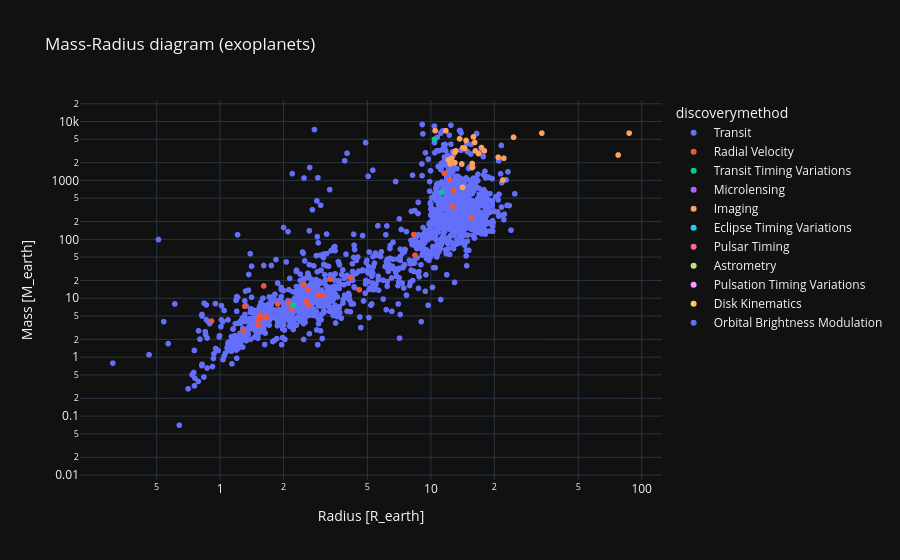

The cell this chart's notebook holds for it:
### Code cell
fig = px.scatter(df, x='pl_rade', y='pl_bmasse', color='discoverymethod',
                  log_x=True, log_y=True, hover_name='pl_name',
                  title='Mass-Radius diagram (exoplanets)',
                  labels={'pl_rade':'Radius [R_earth]', 'pl_bmasse':'Mass [M_earth]'},
                  template='plotly_dark')
fig.show()

### Figure 1 — Plotly figure (JSON) as saved in the notebook; plotly's stock layout.template omitted (floating-point values rounded to 4 significant figures; data arrays with more than 128 entries replaced by an {"elided": "..."} marker saying what was removed)
{"data": [{"hovertemplate": "<b>%{hovertext}</b><br><br>discoverymethod=Transit<br>Radius [R_earth]=%{x}<br>Mass [M_earth]=%{y}<extra></extra>", "hovertext": {"elided": "4785 str values"}, "legendgroup": "Transit", "marker": {"color": "#636efa", "symbol": "circle"}, "mode": "markers", "name": "Transit", "showlegend": true, "type": "scattergl", "x": {"elided": "4785 float values"}, "xaxis": "x", "y": {"elided": "4785 float values"}, "yaxis": "y"}, {"hovertemplate": "<b>%{hovertext}</b><br><br>discoverymethod=Radial Velocity<br>Radius [R_earth]=%{x}<br>Mass [M_earth]=%{y}<extra></extra>", "hovertext": {"elided": "1204 str values"}, "legendgroup": "Radial Velocity", "marker": {"color": "#EF553B", "symbol": "circle"}, "mode": "markers", "name": "Radial Velocity", "showlegend": true, "type": "scattergl", "x": {"elided": "1204 float values"}, "xaxis": "x", "y": {"elided": "1204 float values"}, "yaxis": "y"}, {"hovertemplate": "<b>%{hovertext}</b><br><br>discoverymethod=Transit Timing Variations<br>Radius [R_earth]=%{x}<br>Mass [M_earth]=%{y}<extra></extra>", "hovertext": ["TOI-199 c", "AU Mic d", "Kepler-51 e", "TOI-5624 f", "KOI-984 c", "TOI-1232 c", "Kepler-138 e", "Kepler-46 c", "TOI-4504 d", "TOI-2015 c", "TOI-1266 d", "KOI-884 e", "TOI-2202 c", "Kepler-419 c", "Kepler-539 c", "Kepler-448 c", "TOI-4562 c", "KOI-142 c", "Kepler-82 f", "TOI-1408 c", "TOI-201 c", "Kepler-725 c", "KOI-134 c", "Kepler-19 c", "Kepler-1513 c", "Kepler-139 f", "Kepler-160 d", "Kepler-411 e", "KOI-319 c"], "legendgroup": "Transit Timing Variations", "marker": {"color": "#00cc96", "symbol": "circle"}, "mode": "markers", "name": "Transit Timing Variations", "showlegend": true, "type": "scattergl", "x": [NaN, NaN, NaN, NaN, NaN, NaN, NaN, NaN, 11.26, NaN, NaN, NaN, NaN, NaN, NaN, NaN, NaN, NaN, NaN, 2.22, 10.4, NaN, NaN, NaN, NaN, NaN, NaN, NaN, NaN], "xaxis": "x", "y": [88.99, 1.053, 5.4, 13.0, 209.8, 58.48, 0.43, 119.5, 643.0, 8.91, 3.68, 66.05, 117.3, 2320.0, 762.8, 6992.0, 1834.0, 214.1, 20.9, 7.6, 4990.0, 9.7, 69.92, 13.1, 84.54, 36.0, 100.0, 10.8, 8804.0], "yaxis": "y"}, {"hovertemplate": "<b>%{hovertext}</b><br><br>discoverymethod=Microlensing<br>Radius [R_earth]=%{x}<br>Mass [M_earth]=%{y}<extra></extra>", "hovertext": {"elided": "292 str values"}, "legendgroup": "Microlensing", "marker": {"color": "#ab63fa", "symbol": "circle"}, "mode": "markers", "name": "Microlensing", "showlegend": true, "type": "scattergl", "x": {"elided": "292 float values"}, "xaxis": "x", "y": {"elided": "292 float values"}, "yaxis": "y"}, {"hovertemplate": "<b>%{hovertext}</b><br><br>discoverymethod=Imaging<br>Radius [R_earth]=%{x}<br>Mass [M_earth]=%{y}<extra></extra>", "hovertext": ["51 Eri b", "bet Pic d", "UCAC3 113-933 b", "2MASS J22501512+2325342 b", "DH Tau b", "COCONUTS-2 b", "HIP 99770 b", "2MASS J21252752-8138278 b", "USco1621 b", "HD 100546 b", "GJ 504 b", "G 196-3 b", "TWA 7 b", "Luhman 16 b", "HN Peg b", "HD 143811 AB b", "PDS 70 b", "1RXS J160929.1-210524 b", "HIP 54515 b", "MWC 758 c", "CWISEP J193518.59-154620.3 b", "WISPIT 2 b", "GQ Lup b", "WISPIT 1 b", "PZ Tel b", "HD 206893 c", "HIP 81208 C b", "2MASS J01225093-2439505 b", "SR 12 AB c", "PDS 70 c", "HD 106906 b", "GJ 900 b", "2MASS J01033563-5515561 AB b", "2MASS J11011926-7732383 b", "2MASS J03590986+2009361 b", "USco CTIO 108 b", "UCAC4 328-061594 b", "WD 0806-661 b", "USco1556 b", "HIP 21152 b", "CFBDSIR J145829+101343 b", "HIP 39017 b", "HIP 77900 b", "HD 203030 b", "kap And b", "HD 169142 b", "b Cen AB b", "HR 8799 c", "HIP 65426 b", "HR 2562 b", "KOINTREAU-1 b", "Ross 458 c", "2MASS J04414489+2301513 b", "2MASS J11550485-7919108 b", "ROXs 12 b", "2M0437 b", "V2376 Ori b", "WISPIT 1 c", "HD 95086 b", "Oph 11 b", "WISPIT 2 c", "AF Lep b", "AB Aur b", "mu2 Sco b", "CT Cha b", "FU Tau b", "GSC 06214-00210 b", "VHS J125601.92-125723.9 b", "HD 206893 b", "ITG 15 b", "KOINTREAU-3 b", "LP 261-75 b", "LkCa 15 b", "HR 8799 b", "HD 284149 AB b", "HD 135344 A b", "GU Psc b", "TYC 8998-760-1 c", "LkCa 15 c", "HR 8799 e", "bet Pic b", "2MASS J12073346-3932539 b", "HIP 79098 AB b", "CFHTWIR-Oph 98 b", "WISEP J121756.91+162640.2 A b", "HIP 78530 b", "TYC 8998-760-1 b", "2MASS J0249-0557 c", "2MASS J02192210-3925225 b", "HR 8799 d", "ROXs 42 B b", "AB Pic b", "KOINTREAU-4 b", "CHXR 73 b", "BD+60 1417 b", "2MASS J22362452+4751425 b", "WISE J033605.05-014350.4 b", "Elias 2-24 b"], "legendgroup": "Imaging", "marker": {"color": "#FFA15A", "symbol": "circle"}, "mode": "markers", "name": "Imaging", "showlegend": true, "type": "scattergl", "x": [NaN, 14.12, NaN, NaN, NaN, 12.58, NaN, NaN, NaN, 77.34, NaN, NaN, NaN, NaN, 11.78, 15.69, 21.97, NaN, NaN, NaN, NaN, NaN, 33.6, NaN, NaN, NaN, NaN, NaN, NaN, 22.19, NaN, NaN, NaN, NaN, NaN, NaN, NaN, 12.11, NaN, NaN, NaN, NaN, NaN, 14.46, 15.92, NaN, NaN, 13.0, 16.81, NaN, NaN, 14.01, NaN, NaN, NaN, NaN, 87.21, NaN, NaN, NaN, 17.93, NaN, NaN, NaN, 24.66, NaN, NaN, 13.67, NaN, NaN, NaN, NaN, NaN, 13.0, NaN, 16.25, 14.18, 12.33, NaN, 13.11, NaN, 15.69, NaN, 20.85, 10.47, NaN, NaN, 17.37, 16.14, 13.0, NaN, NaN, NaN, NaN, 14.68, NaN, NaN, NaN], "xaxis": "x", "y": [3464.0, 762.8, 6674.0, 9535.0, 3496.0, 2384.0, 5403.0, 3814.0, 5085.0, 2702.0, 1271.0, 8264.0, 108.1, 9344.0, 6992.0, 1939.0, 1017.0, 3000.0, 5626.0, NaN, 4926.0, 1541.0, 6356.0, 3305.0, 8581.0, 3528.0, 4704.0, 7786.0, 4132.0, 2384.0, 3496.0, 3496.0, 4132.0, 8899.0, 5721.0, 4450.0, 6674.0, 2225.0, 4767.0, 7628.0, 3337.0, 7501.0, 6674.0, 3496.0, 5498.0, 953.5, 3464.0, 3000.0, 2860.0, 6992.0, 3369.0, 1907.0, 2384.0, 6357.0, 5085.0, 1271.0, 6357.0, 1684.0, 1589.0, 4450.0, 3178.0, 1147.0, 2860.0, 4577.0, 5403.0, 5085.0, 5000.0, 5085.0, 6198.0, 6674.0, 1081.0, 6674.0, NaN, 2000.0, 8353.0, 3178.0, 3591.0, 1907.0, NaN, 3178.0, 2765.0, 1653.0, 6516.0, 2479.0, 6992.0, 7300.0, NaN, 3617.0, 4418.0, 3000.0, 2860.0, 4290.0, 4863.0, 3994.0, 4767.0, 3973.0, 2622.0, 937.6], "yaxis": "y"}, {"hovertemplate": "<b>%{hovertext}</b><br><br>discoverymethod=Eclipse Timing Variations<br>Radius [R_earth]=%{x}<br>Mass [M_earth]=%{y}<extra></extra>", "hovertext": ["UZ For b", "DP Leo b", "NY Vir c", "UZ For c", "NN Ser c", "MXB 1658-298 b", "RR Cae b", "Kepler-451 d", "DE CVn b", "NY Vir b", "HU Aqr AB b", "Kepler-1660 AB b", "NN Ser d", "Kepler-451 c", "HU Aqr AB c", "NSVS 14256825 b", "2MASS J19383260+4603591 b"], "legendgroup": "Eclipse Timing Variations", "marker": {"color": "#19d3f3", "symbol": "circle"}, "mode": "markers", "name": "Eclipse Timing Variations", "showlegend": true, "type": "scattergl", "x": [NaN, NaN, NaN, NaN, NaN, NaN, NaN, NaN, NaN, NaN, NaN, NaN, NaN, NaN, NaN, NaN, NaN], "xaxis": "x", "y": [2002.0, 1923.0, 1761.0, 2447.0, 3086.0, 7533.0, 1335.0, 559.4, 3823.0, 845.4, 1875.0, 1587.0, 696.0, 511.7, 1430.0, 4497.0, 591.2], "yaxis": "y"}, {"hovertemplate": "<b>%{hovertext}</b><br><br>discoverymethod=Pulsar Timing<br>Radius [R_earth]=%{x}<br>Mass [M_earth]=%{y}<extra></extra>", "hovertext": ["PSR B1257+12 d", "PSR B1257+12 c", "PSR B0329+54 b", "PSR B1257+12 b", "M62H b", "PSR J2322-2650 b", "PSR J1719-1438 b", "PSR B1620-26 b"], "legendgroup": "Pulsar Timing", "marker": {"color": "#FF6692", "symbol": "circle"}, "mode": "markers", "name": "Pulsar Timing", "showlegend": true, "type": "scattergl", "x": [NaN, NaN, NaN, NaN, NaN, NaN, NaN, NaN], "xaxis": "x", "y": [3.9, 4.3, 1.97, 0.02, 785.0, 252.6, 382.8, 794.6], "yaxis": "y"}, {"hovertemplate": "<b>%{hovertext}</b><br><br>discoverymethod=Astrometry<br>Radius [R_earth]=%{x}<br>Mass [M_earth]=%{y}<extra></extra>", "hovertext": ["HD 128717 b", "GJ 896 A b", "Gaia-4 b", "DENIS-P J082303.1-491201 b", "Gaia-5 b", "HIP 66074 b"], "legendgroup": "Astrometry", "marker": {"color": "#B6E880", "symbol": "circle"}, "mode": "markers", "name": "Astrometry", "showlegend": true, "type": "scattergl", "x": [NaN, NaN, NaN, NaN, NaN, NaN], "xaxis": "x", "y": [6293.0, 718.3, 3750.0, 9058.0, 6633.0, 1589.0], "yaxis": "y"}, {"hovertemplate": "<b>%{hovertext}</b><br><br>discoverymethod=Pulsation Timing Variations<br>Radius [R_earth]=%{x}<br>Mass [M_earth]=%{y}<extra></extra>", "hovertext": ["V0391 Peg b", "KIC 7917485 b"], "legendgroup": "Pulsation Timing Variations", "marker": {"color": "#FF97FF", "symbol": "circle"}, "mode": "markers", "name": "Pulsation Timing Variations", "showlegend": true, "type": "scattergl", "x": [NaN, NaN], "xaxis": "x", "y": [1017.0, 3750.0], "yaxis": "y"}, {"hovertemplate": "<b>%{hovertext}</b><br><br>discoverymethod=Disk Kinematics<br>Radius [R_earth]=%{x}<br>Mass [M_earth]=%{y}<extra></extra>", "hovertext": ["HD 97048 b"], "legendgroup": "Disk Kinematics", "marker": {"color": "#FECB52", "symbol": "circle"}, "mode": "markers", "name": "Disk Kinematics", "showlegend": true, "type": "scattergl", "x": [NaN], "xaxis": "x", "y": [794.6], "yaxis": "y"}, {"hovertemplate": "<b>%{hovertext}</b><br><br>discoverymethod=Orbital Brightness Modulation<br>Radius [R_earth]=%{x}<br>Mass [M_earth]=%{y}<extra></extra>", "hovertext": ["KIC 10001893 d", "KIC 10001893 b", "KIC 5479689 b", "KIC 10068024 b", "KOI-55 c", "KIC 10001893 c", "KOI-55 b", "KIC 8121913 b", "Kepler-76 b"], "legendgroup": "Orbital Brightness Modulation", "marker": {"color": "#636efa", "symbol": "circle"}, "mode": "markers", "name": "Orbital Brightness Modulation", "showlegend": true, "type": "scattergl", "x": [NaN, NaN, NaN, NaN, 0.867, NaN, 0.759, NaN, 15.24], "xaxis": "x", "y": [NaN, NaN, 158.9, 635.7, 0.655, NaN, 0.44, 667.4, 638.8], "yaxis": "y"}], "layout": {"legend": {"title": {"text": "discoverymethod"}, "tracegroupgap": 0}, "title": {"text": "Mass-Radius diagram (exoplanets)"}, "xaxis": {"anchor": "y", "domain": [0.0, 1.0], "title": {"text": "Radius [R_earth]"}, "type": "log"}, "yaxis": {"anchor": "x", "domain": [0.0, 1.0], "title": {"text": "Mass [M_earth]"}, "type": "log"}}}
